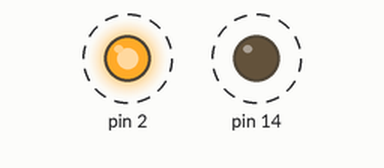
Simulated run of this sketch. Board: Arduino Uno, built with avr-gcc and run on an emulated ATmega328P. Parts: output pins drawn as LEDs (lit = HIGH). Dashed ring = blinking.

Above: at 0.2 s.
Timing chart, 0 to 3.7 s (numbered marks = the images above):
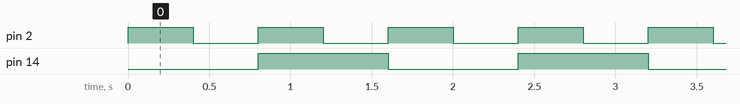

The sketch:

LED_blinking.ino
```cpp
void setup() {
  pinMode(14,OUTPUT);
  pinMode(2,OUTPUT);

}

void loop() {
  digitalWrite(2,HIGH);
  delay(400);
  digitalWrite(2,LOW);
  delay(400);
  digitalWrite(14,HIGH);
  digitalWrite(2,HIGH);
  delay(400);
  digitalWrite(2,LOW);
  delay(400);
  digitalWrite(14,LOW);
}
```

Measured:
- by itself, pin 2: alternates HIGH for 0.40 s and LOW for 0.40 s
- by itself, pin 14: alternates HIGH for 0.80 s and LOW for 0.80 s
- by itself, everything shown: repeats every 1.6 s, in 5 steps
